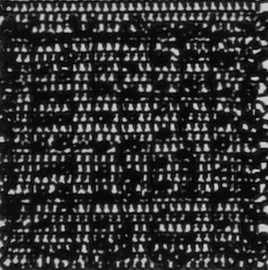
#> input picture analysis/images/swatches/swatch_000.png, 268 x 270 px
$ jupyter execute --allow-errors image_analysis.ipynb   (shell and % lines are left out)
#> lines starting #> are read from the running program, lines starting #| are printed output that depends on the picture; after the words box and inside, x2 and y2 are one past the last pixel; in counts of white or black regions, pixels touching at a corner belong together; pictures that were not available may be replaced by others from this repository, and a replacement may not be noted
### analysis/analysis.py
# from skimage.measure import block_reduce
import cv2
import numpy as np
from matplotlib import pyplot as plt
from matplotlib.gridspec import GridSpec
from mpl_toolkits.axes_grid1 import make_axes_locatable
from PIL import Image
from scipy.ndimage import gaussian_filter, uniform_filter
from skimage.metrics import structural_similarity

LUT_2 = {
    255: 0.663,
    0: 0.9229,
}

LUT_3 = {
    255: 0.663,
    127: 0.7929,
    0: 0.9229,
}

LUT_4 = {
    255: 0.663,
    170: 0.7495,
    84: 0.8362,
    0: 0.9229,
}

LUT_5 = {
    255: 0.663,
    191: 0.7282,
    127: 0.7929,
    63: 0.858,
    0: 0.9229, }

# swatch_means = [0.182, 0.215, 0.231, 0.205, 0.135]
# mean_of_swatch_means = np.mean(swatch_means)

swatch_means = {
    255: 0.182,
    191: 0.215,
    127: 0.231,
    63: 0.205,
    0: 0.135,
}
swatch_means[170] = (swatch_means[191] + swatch_means[127]) / 2
swatch_means[84] = (swatch_means[127] + swatch_means[63]) / 2

mean_of_swatch_means = np.mean(list(swatch_means.values()))

LUTS = {
    2: LUT_2,
    3: LUT_3,
    4: LUT_4,
    5: LUT_5,
}


def lut_mapping(input, qlvl):
    LUT = LUTS.get(qlvl)
    if LUT is None:
        raise ValueError(f"Unsupported quantization level: {qlvl}")

    # Find the closest key in the LUT to the input value
    # We do this in case some values are slightly off due to rounding
    # We throw an error if the input is too far from the LUT keys
    diff = {k: abs(int(k) - int(input)) for k in LUT.keys()}
    if all(diff.values()) > 5:
        raise ValueError(
            f"Input value {input} is too far from LUT keys: {LUT.keys()}")
    closest_key = min(LUT.keys(), key=diff.get)
    return LUT[closest_key]  # - swatch_means[closest_key]


def set_plot_style():
    from matplotlib import font_manager

    # Path to the Libertine font file
    font_path = '/usr/share/fonts/opentype/linux-libertine/LinLibertine_R.otf'

    # Add the font to Matplotlib's font manager
    font_manager.fontManager.addfont(font_path)
    biolinum_font = font_manager.FontProperties(fname=font_path)

    # Set Libertine as the default font
    plt.rcParams['font.family'] = biolinum_font.get_name()

    # Customize font sizes
    plt.rcParams['axes.labelsize'] = 8  # Axis labels
    plt.rcParams['axes.titlesize'] = 10  # Plot title
    plt.rcParams['figure.titlesize'] = 12  # Figure title
    plt.rcParams['legend.fontsize'] = 6  # Legend
    plt.rcParams['legend.title_fontsize'] = 8  # Legend title
    plt.rcParams['xtick.labelsize'] = 8  # X-axis tick labels
    plt.rcParams['ytick.labelsize'] = 8  # Y-axis tick labels

    plt.rcParams['svg.fonttype'] = 'none'

    plot_color_palette = ['#d1eeea', '#A8DBD9', '#85C4C9',
                          '#68ABB8', '#4F90A6', '#3B738F', '#2a5674']
    # return plot_color_palette


def rgb_to_grayscale(image_input: str | Image.Image):
    """
    Convert RGB image to grayscale and return the pixel values.

    Args:
        image_input (Union[str, Image.Image]): Path to image file or PIL Image object

    Returns:
        numpy.ndarray: Grayscale pixel values (0-255)
    """
#> called with image_input = './images/swatches/swatch_000.png'
    # Handle both file paths and PIL Image objects
    if isinstance(image_input, str):
        # Load image from file path
        img = Image.open(image_input).convert('RGB')
    else:
        # Use provided PIL Image object
        img = image_input.convert('RGB')

    # Convert to numpy array
    img_array = np.array(img)

    # Convert to grayscale using OpenCV (more accurate than PIL's convert)
    gray = cv2.cvtColor(img_array, cv2.COLOR_RGB2GRAY)
#> gray is the input picture: shape (270, 268); min 0, max 222, mean 50

    return gray


def compare_dark_pct(img1: str, img2: str, qlvl: int, litho_size_mm: float = 200., homogenizing_size_mm: float = 10.):
    gray = np.array(rgb_to_grayscale(img1), dtype=np.uint8)
    input_img = np.array(rgb_to_grayscale(img2), dtype=np.uint8)
#> call 2 of rgb_to_grayscale, with image_input = '../images/swatches/swatch_000_input.png'
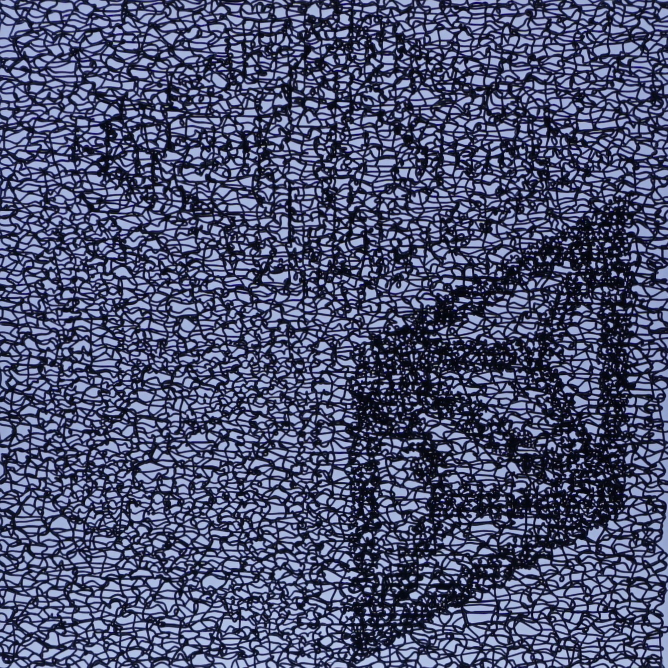
#> input picture analysis/images/SCF_Q4.JPG, 1335 x 1335 px, given in place of swatch_000_input.png, which was not available (shown at 1/2 size)
#> in rgb_to_grayscale, img is the input picture: PIL image 1335x1335 RGB; mean R, G, B 76.6, 82.5, 115.3
#> in rgb_to_grayscale (call 2), `gray = cv2.cvtColor(img_array, cv2.COLOR_RGB2GRAY)`:
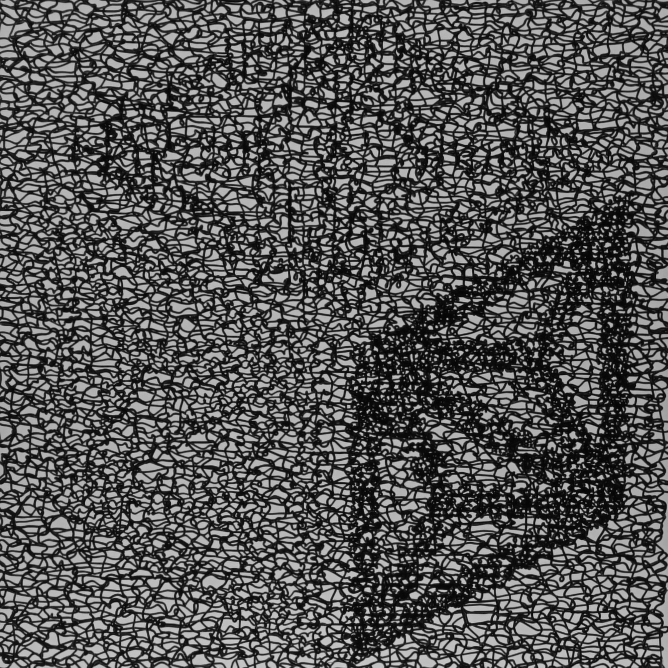
#> gray: shape (1335, 1335) (shown at 1/2 size); min 0, max 222, mean 84.5
    if ('raw' not in img2.lower() or 'scf' in img2.lower()) and 'swatch' not in img2.lower():
        input_img = Image.fromarray(input_img)
        input_img = input_img.quantize(qlvl, method=Image.Quantize.MEDIANCUT)
        input_img = 255 - np.array(input_img, dtype=np.uint8)

    # Make sure the input image size matches the lithophane image size
    if gray.shape != input_img.shape:
        input_img = cv2.resize(
            input_img, (gray.shape[1], gray.shape[0]), interpolation=cv2.INTER_LINEAR)
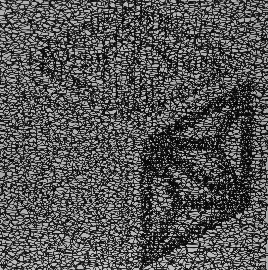
#> input_img: shape (270, 268); min 2, max 208, mean 84.4

    print(
        f"Input image size: {input_img.shape}, Lithophane image size: {gray.shape}")
#| Input image size: (270, 268), Lithophane image size: (270, 268)

    # [8 lines of commented-out code are left out]
    img_max, img_min = np.max(input_img), np.min(input_img)
#> img_max = 208; img_min = 2
    if img_max != img_min:
        scaled_input_img = (input_img - img_min) / (img_max - img_min) * 255
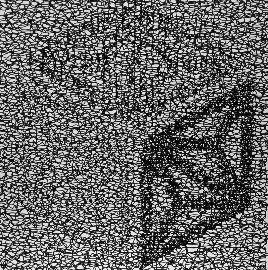
#> scaled_input_img: shape (270, 268) float64; min 0, max 255, mean 102
    else:
        scaled_input_img = input_img.copy()

    # Calculate the filter sizes in pixels based on the lithophane size and homogenizing size
    # Assuming the lithophane image is square, we can use its height or width
    # to determine the pixel size
    litho_img_size_px = gray.shape[1]
#> litho_img_size_px = 268
    litho_filter_size_px = int(
        litho_img_size_px * homogenizing_size_mm / litho_size_mm)
#> litho_filter_size_px = 0
    print(f"Calculated litho filter size in pixels: {litho_filter_size_px}")
#| Calculated litho filter size in pixels: 0

    # Calculate the input filter size in pixels based on the input image size
    # and the same homogenizing size
    # Assuming the input image is square, we can use its height or width
    # to determine the pixel size
    input_img_size_px = scaled_input_img.shape[1]
#> input_img_size_px = 268
    input_filter_size_px = int(
        input_img_size_px * homogenizing_size_mm / litho_size_mm)
#> input_filter_size_px = 0
    print(f"Calculated input filter size in pixels: {input_filter_size_px}")
#| Calculated input filter size in pixels: 0

    # Create masks for dark and light pixels
    dark_mask = (gray <= 80).astype(np.float32)
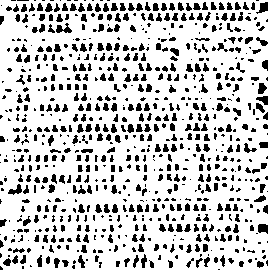
#> dark_mask: shape (270, 268) float32; values 0 (black) and 1 (white), 78.8% white; 799 black regions (419 under 20 px), largest, box (x1, y1, x2, y2) and area: (56, 23, 72, 33) 88, (258, 224, 268, 234) 82, (256, 2, 268, 14) 81
    light_mask = (gray >= 160).astype(np.float32)
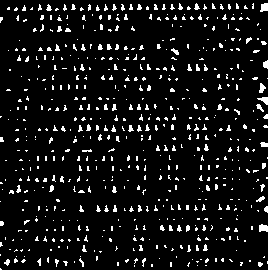
#> light_mask: shape (270, 268) float32; values 0 (black) and 1 (white), 7.8% white in thin lines or dots

    # calculate the ratio of dark to total pixels
    eps = 1e-6
    ratio_raw = dark_mask / (dark_mask + light_mask + eps)
    DPP = np.sum(dark_mask) / (np.sum(dark_mask) + np.sum(light_mask))
#> DPP = 0.91
    print(f"Dark Percentage (DPP): {DPP:.4f}")
#| Dark Percentage (DPP): 0.9102
    print(np.sum(dark_mask), np.sum(light_mask), gray.size)
#| 57031.0 5625.0 72360
    print(
        f"Dark pixels: {np.sum(dark_mask)}, Light pixels: {np.sum(light_mask)}, Total pixels: {gray.size}")
#| Dark pixels: 57031.0, Light pixels: 5625.0, Total pixels: 72360
    print(np.sum(dark_mask) + np.sum(light_mask) - gray.size)
#| -9704.0

    uniform_filter_mode = 'reflect'  # 'nearest', 'wrap', 'reflect', 'mirror'

    # Perform rolling average on the masks to get the homogenized dark percentage
    # ratio_map = uniform_filter(ratio_raw,
    #                            size=litho_filter_size_px,
    #                            mode=uniform_filter_mode)
    ratio_map = gaussian_filter(ratio_raw,
                                sigma=litho_filter_size_px // 2,
                                mode=uniform_filter_mode)

    vectorized_map = np.vectorize(lambda x: lut_mapping(x, qlvl))
    mapped_img = vectorized_map(scaled_input_img)
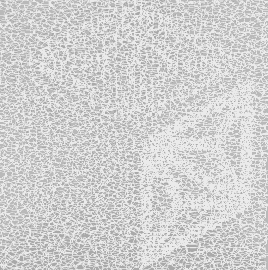
#> mapped_img: shape (270, 268) float64; min 0.663, max 0.923, mean 0.823
    eDPP = np.mean(mapped_img)
#> eDPP = 0.823
    filtered_mapped_img = gaussian_filter(mapped_img,
                                          sigma=input_filter_size_px // 2,
                                          mode=uniform_filter_mode)

    # ==== BEGIN PLOTTING =====
    fig = plt.figure(figsize=(7, 4.6), constrained_layout=True)
    gs = GridSpec(2, 3,
                  width_ratios=[0.925, 1, 1],
                  height_ratios=[1, 1],)

    # ===== INPUT IMAGE =====
    input_ax = fig.add_subplot(gs[0, 0])
    input_ax.imshow(scaled_input_img, cmap='gray', vmin=0, vmax=255)
    input_ax.set_title(f"Input Image\nExpected DPP={eDPP:.3f}")
    input_ax.axis('off')
    input_ax.set_box_aspect(1)
    # ===== END INPUT IMAGE =====

    # ===== FILTERED INPUT DARK PERCENTAGE =====

    input_mapped_ax = fig.add_subplot(gs[0, 1])
    im = input_mapped_ax.imshow(filtered_mapped_img,
                                cmap='viridis',
                                vmin=0, vmax=1)
    input_mapped_ax.set_title(f"Smoothed Expected DPP Map")
    input_mapped_ax.axis('off')
    divider = make_axes_locatable(input_mapped_ax)
    cax = divider.append_axes("right", size="5%", pad=0.05)
    fig.colorbar(im, cax=cax)
    input_mapped_ax.set_box_aspect(1)
    # ===== END INPUT DARK PERCENTAGE =====

    ssim = structural_similarity(
        filtered_mapped_img, ratio_map, data_range=1.0)
#> ssim = 0.0199
    print(f"SSIM between filtered mapped image and ratio map: {ssim:.4f}")
#| SSIM between filtered mapped image and ratio map: 0.0199

    # ===== DARK PERCENTAGE DIFFERENCE =====
    diff = filtered_mapped_img - ratio_map
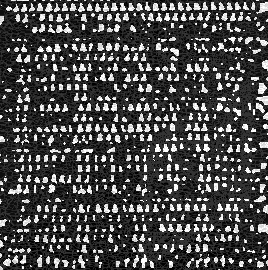
#> diff: shape (270, 268) float64; min -0.337, max 0.923, mean 0.0348; drawn with min black and max white
    diff_ax = fig.add_subplot(gs[0, 2])
    # dm = diff_ax.imshow(diff, cmap='coolwarm')
    dm = diff_ax.imshow(diff, cmap='plasma')
    diff_ax.set_title("DPP Difference")
    diff_ax.axis('off')
    divider = make_axes_locatable(diff_ax)
    cax = divider.append_axes("right", size="5%", pad=0.05)
    fig.colorbar(dm, cax=cax)
    diff_ax.set_box_aspect(1)
    # ===== END DARK PERCENTAGE DIFFERENCE =====

    # ===== LITHOPHANE IMAGE =====
    litho_ax = fig.add_subplot(gs[1, 0])
    litho_ax.imshow(gray, cmap='gray', vmin=0, vmax=255)
    litho_ax.set_title(f"Lithophane Image\nDPP={DPP:.3f}")
    litho_ax.axis('off')
    litho_ax.set_box_aspect(1)
    # ===== END LITHOPHANE IMAGE =====

    # ===== LITHOPHANE DARK PERCENTAGE =====
    litho_frac_ax = fig.add_subplot(gs[1, 1], anchor='W')
    lm = litho_frac_ax.imshow(ratio_map, cmap='viridis', vmin=0., vmax=1.)
    litho_frac_ax.set_title(f"Smoothed Lithophane DPP Map")
    litho_frac_ax.axis('off')
    divider = make_axes_locatable(litho_frac_ax)
    cax = divider.append_axes("right", size="5%", pad=0.05)
    fig.colorbar(lm, cax=cax)
    litho_frac_ax.set_box_aspect(1)
    # ===== END LITHOPHANE DARK PERCENTAGE =====

    # ===== DARK PERCENTAGE DIFFERENCE HISTOGRAM =====
    hist_ax = fig.add_subplot(gs[1, 2])
    hist_ax.hist(diff.ravel(), bins=51, density=False)
    mean_diff = np.mean(diff)
#> mean_diff = 0.0348
#> `plt.show()`:
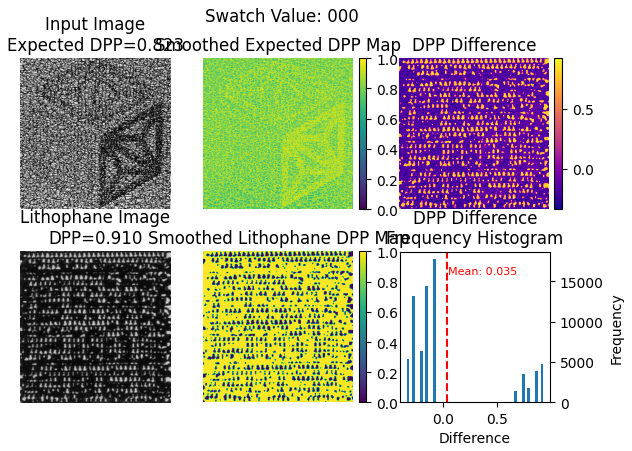
#> figure drawn by matplotlib, 9 panels; panel 9: tallest bar 17812 high, from x = -0.09 to -0.0653
#> pass 2 of the loop `for gray_value, pair in swatch_pairs.items():`:
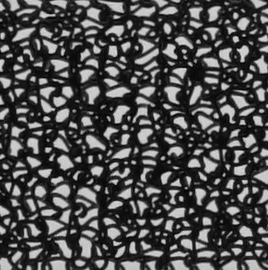
#> input picture analysis/images/swatches/swatch_064.png, 268 x 270 px
#> img: PIL image 268x270 RGB
#> in rgb_to_grayscale, gray is the input picture: shape (270, 268); min 2, max 220, mean 76.2
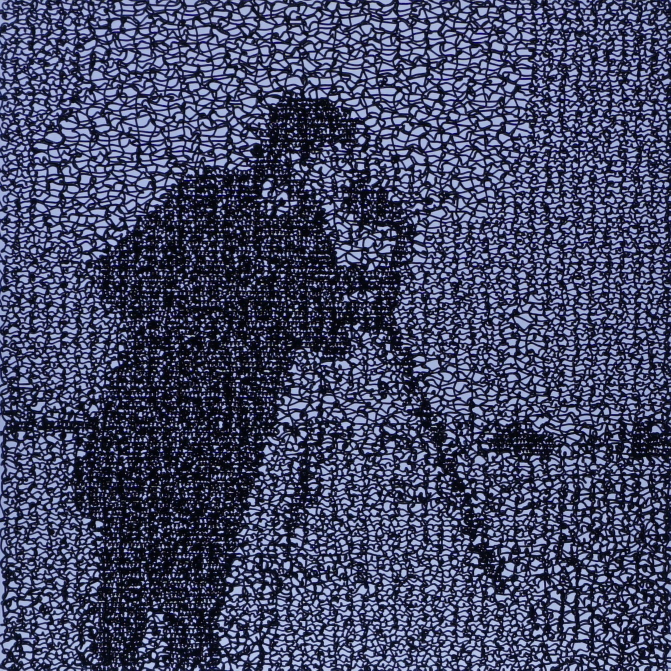
#> input picture analysis/images/cameraman_Q4.JPG, 1341 x 1341 px, given in place of swatch_064_input.png, which was not available (shown at 1/2 size)
#> in rgb_to_grayscale, img is the input picture: PIL image 1341x1341 RGB; mean R, G, B 68.2, 73, 104.3
#> gray: shape (1341, 1341)
#| Input image size: (270, 268), Lithophane image size: (270, 268)
#| Calculated litho filter size in pixels: 0
#| Calculated input filter size in pixels: 0
#> dark_mask: shape (270, 268) float32; values 0 (black) and 1 (white), 65.3% white; 524 black regions (201 under 20 px), largest, box (x1, y1, x2, y2) and area: (79, 237, 92, 258) 206, (164, 86, 181, 104) 191, (113, 105, 130, 124) 190
#> light_mask: shape (270, 268) float32; values 0 (black) and 1 (white), 20.7% white; 423 white regions (203 under 20 px), largest, box (x1, y1, x2, y2) and area: (79, 238, 91, 257) 153, (114, 106, 129, 123) 142, (106, 87, 130, 97) 136
#| Dark Percentage (DPP): 0.7591
#| 47275.0 15000.0 72360
#| Dark pixels: 47275.0, Light pixels: 15000.0, Total pixels: 72360
#| -10085.0
#| SSIM between filtered mapped image and ratio map: 0.0147
#> `plt.show()`:
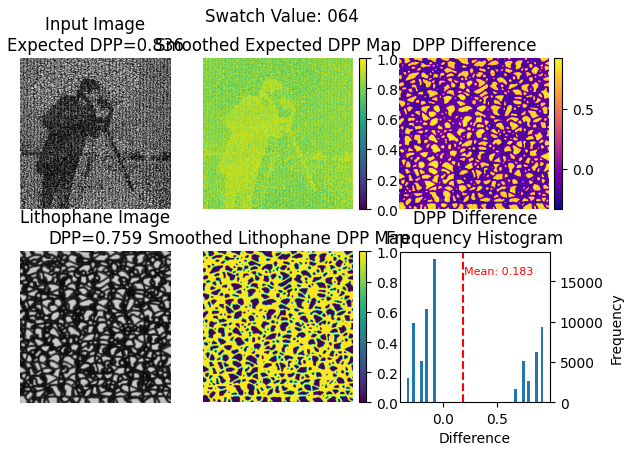
#> figure drawn by matplotlib, 9 panels; panel 9: tallest bar 17802 high, from x = -0.09 to -0.0653
#> pass 3 of the loop `for gray_value, pair in swatch_pairs.items():`:
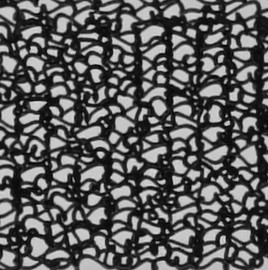
#> input picture analysis/images/swatches/swatch_128.png, 268 x 270 px
#> img: PIL image 268x270 RGB
#> in rgb_to_grayscale, gray is the input picture: shape (270, 268); min 1, max 221, mean 91.8
#| Input image size: (270, 268), Lithophane image size: (270, 268)
#| Calculated litho filter size in pixels: 0
#| Calculated input filter size in pixels: 0
#> in compare_dark_pct (call 3), `dark_mask = (gray <= 80).astype(np.float32)`:
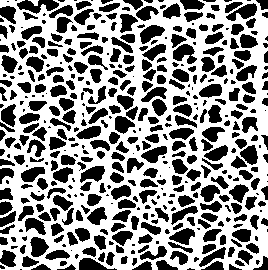
#> dark_mask: shape (270, 268) float32; values 0 (black) and 1 (white), 56.2% white; 459 black regions (138 under 20 px), largest, box (x1, y1, x2, y2) and area: (17, 0, 59, 14) 333, (173, 44, 197, 64) 290, (226, 3, 257, 21) 280
#> light_mask: shape (270, 268) float32; values 0 (black) and 1 (white), 28.2% white; 411 white regions (155 under 20 px), largest, box (x1, y1, x2, y2) and area: (31, 238, 48, 257) 219, (141, 26, 164, 43) 216, (81, 166, 104, 182) 212
#> DPP = 0.666
#| Dark Percentage (DPP): 0.6662
#| 40656.0 20374.0 72360
#| Dark pixels: 40656.0, Light pixels: 20374.0, Total pixels: 72360
#| -11330.0
#> ssim = 0.00774
#| SSIM between filtered mapped image and ratio map: 0.0077
#> mean_diff = 0.274
#> `plt.show()`:
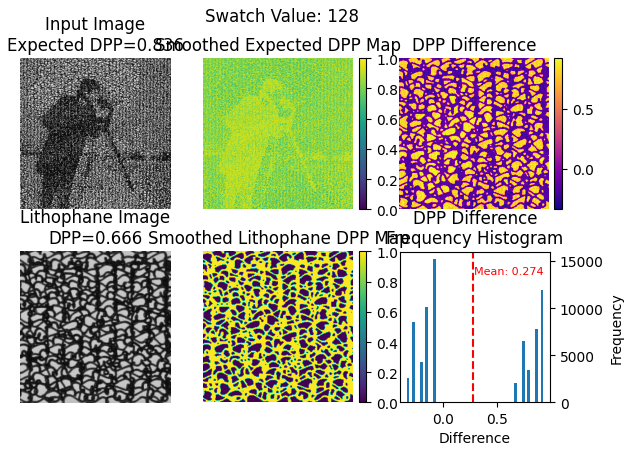
#> figure drawn by matplotlib, 9 panels; panel 9: tallest bar 15231 high, from x = -0.09 to -0.0653
    hist_ax.axvline(mean_diff, color='red', linestyle='--', linewidth=1.5)
    hist_ax.text(mean_diff + 0.01, 0.85*hist_ax.get_ylim()[1],
                 f'Mean: {mean_diff:.3f}', color='red', fontsize=8)
    hist_ax.set_title("DPP Difference\nFrequency Histogram")
    hist_ax.set_xlabel("Difference")
    hist_ax.set_ylabel("Frequency")
    hist_ax.set_box_aspect(1)
    # hist_ax.margins(x=0)
    hist_ax.yaxis.tick_right()
    hist_ax.yaxis.set_label_position("right")
    shift = 0.015
    pos = hist_ax.get_position()
    hist_ax.set_position([pos.x0,
                          pos.y0,
                          pos.width - shift,
                          pos.height])
    # ===== END DARK PERCENTAGE DIFFERENCE HISTOGRAM =====

    # plt.tight_layout()
    print()

    return fig

### analysis/image_analysis.ipynb
[cell 1]
from matplotlib import pyplot as plt
import numpy as np
import cv2
from PIL import Image

from analysis import *


#> (the rest of this cell did not finish here and is left out)

[cell 2]
swatch_pairs = {
    0: {
        'litho_img': './images/swatches/swatch_000.png',
        'input_img': '../images/swatches/swatch_000_input.png',
        'qlvl': 5,
    },
    64: {
        'litho_img': './images/swatches/swatch_064.png',
        'input_img': '../images/swatches/swatch_064_input.png',
        'qlvl': 5,
    },
    128: {
        'litho_img': './images/swatches/swatch_128.png',
        'input_img': '../images/swatches/swatch_128_input.png',
        'qlvl': 5,
    },
    191: {
        'litho_img': './images/swatches/swatch_191.png',
        'input_img': '../images/swatches/swatch_191_input.png',
        'qlvl': 5,
    },
    255: {
        'litho_img': './images/swatches/swatch_255.png',
        'input_img': '../images/swatches/swatch_255_input.png',
        'qlvl': 5,
    },
    'swatches_1-30': {
        'litho_img': "./images/swatches_Q5_1-30.JPG",
        'input_img': "../images/swatches.png",
        'qlvl': 5
    },
}


#> (the rest of this cell did not finish here and is left out)

[cell 3]
image_pairs = {
    'cameraman': {
        'litho_img': "./images/cameraman_Q4.JPG",
        'input_img': "../images/cameraman_Q4.png",
        'qlvl': 4,
    },
    'SCF': {
        'litho_img': "./images/SCF_Q4.JPG",
        'input_img': "../images/SCF_white_BGND_raw.png",
        'qlvl': 4
    },
    'SAW': {
        'litho_img': "./images/sky_and_water_I_Q3.JPG",
        'input_img': "../images/Sky_and_Water_I_Q3.png",
        'qlvl': 3
    },
    'terrier_Q3': {
        'litho_img': "./images/terrier_Q3.JPG",
        'input_img': "../images/terrier_Q3.png",
        'qlvl': 3
    },
    'terrier_raw': {
        'litho_img': "./images/terrier_raw.JPG",
        'input_img': "../images/terrier_raw.jpg",
        'qlvl': 5
    },
    'mona_lisa': {
        'litho_img': "./images/mona_lisa_Q2.JPG",
        'input_img': "../images/mona_lisa_Q2.png",
        'qlvl': 2
    },
    'einstein_1p5-4p5': {
        'litho_img': "./images/einstein_Q3_1p5-4p5.JPG",
        'input_img': "../images/einstein_Q3.png",
        'qlvl': 3
    },
}

# [18 lines of commented-out code are left out]

[cell 4]
# compare backlights for intensity differences

from scipy.ndimage import median_filter
from cycler import V
from numpy import diff


#> (the rest of this cell did not finish here and is left out)
